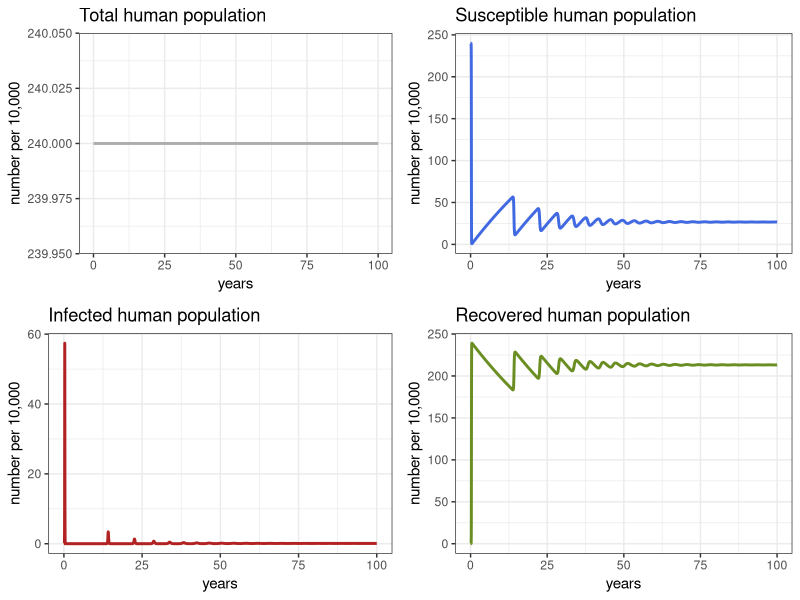
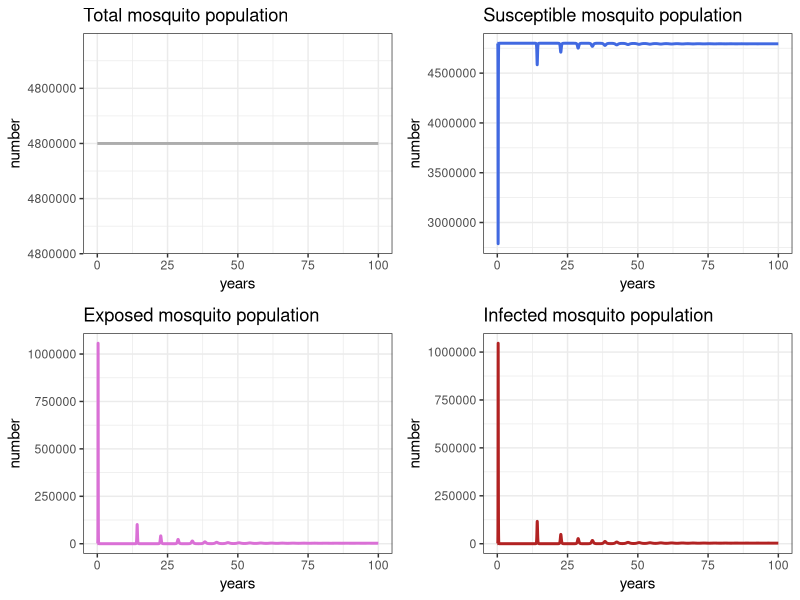
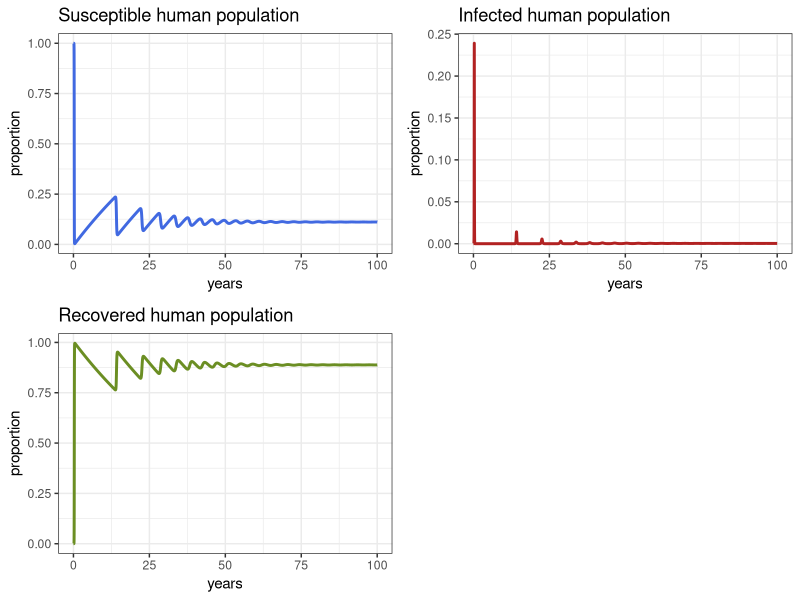
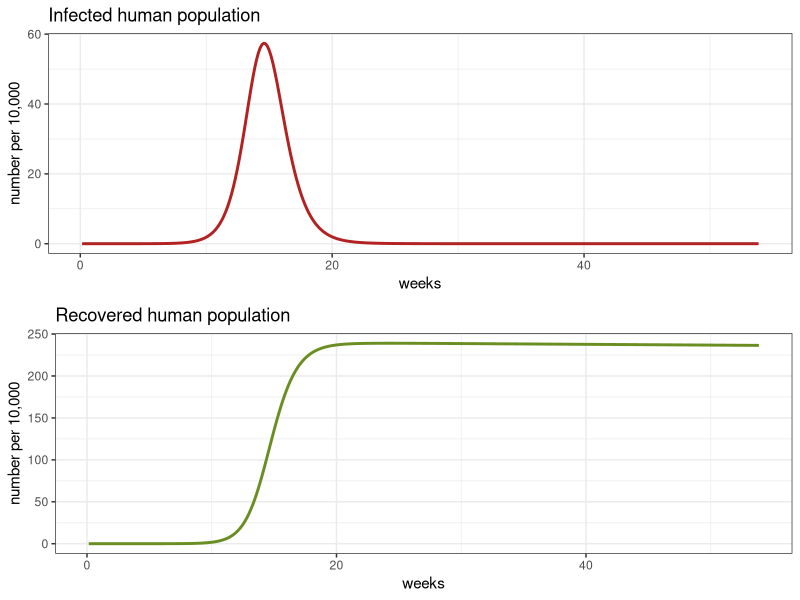

R code for these plots, in order:
## ---- chunk 1
library(knitr)

opts_chunk$set(collapse = TRUE)
full_version <- FALSE
## ---- chunk 2
library(deSolve)
library(ggplot2)
library(gridExtra)
## ---- chunk 3
# Parameters
Lv       <- 10        # life span of mosquitos (in days)
Lh       <- 50 * 365  # life span of humans (in days)
Iph      <- 7         # Infectious period in humans (in days)
IP       <- 6         # Infectious period in vectors (in days)
EIP      <- 8.4       # Extrinsic incubation period in adult mosquitos

muv      <- 1/Lv      # mortality of mosquitos
muh      <- 1/Lh      # mortality of humans
gamma    <- 1/Iph     # recovery rate in humans
delta    <- 1/EIP     # extrinsic incubation rate


# Population size
Nh       <- 2.4 * 10^6# Number of humans (Population of Cali, Colombia)
m        <- 2         # Vector to human ratio
Nv       <- m * Nh    # Number of vectors

betah    <- 0.7       # Probability of transmission from vector to host
betav    <- 0.7       # Probability of transmission from host to vector
R0       <- 3         # Reproductive number
b        <- sqrt((R0 ^2 * muv*(muv+delta) * (muh+gamma)) /
                   (m * betah * betav * delta)) # bitting rate

TIME     <- 100       # Number of years to run the simulation 


## ---- chunk 4
arbovmodel <- function(t, x, params) {
  
  Sh <- x[1]    # Susceptible humans
  Ih <- x[2]    # Infected humans
  Rh <- x[3]    # Recovered humans
  Sv <- x[4]    # Susceptible vectors
  Ev <- x[5]    # Susceptible vectors
  Iv <- x[6]    # Infected vectors
  
  with(as.list(params), # local environment to evaluate derivatives
       {
         # Humans
         dSh   <-  muh * Nh - (betah * b/Nh) * Sh * Iv - muh * Sh   
         dIh   <-  (betah * b/Nh) * Sh * Iv  - (gamma + muh) * Ih
         dRh   <-  gamma * Ih  - muh * Rh
         
         # Vectors
         dSv   <-  muv * Nv - (betav * b/Nh) * Ih * Sv - muv * Sv 
         dEv   <-  (betav * b/Nh) * Ih * Sv - (delta + muv)* Ev
         dIv   <-  delta * Ev - muv * Iv
         
         dx    <- c(dSh, dIh, dRh, dSv, dEv, dIv)
         list(dx)
       }
  )
}
## ---- chunk 5
# ----------- Solving the model
times  <- seq(1, 365 * TIME , by = 1)

# Specifying parameters
params <- c(
  muv      = muv,     
  muh      = muh,     
  gamma    = gamma,   
  delta    = delta,   
  b        = b,       
  betah    = betah,   
  betav    = betav,   
  Nh       = Nh,      
  Nv       = Nv
  
)


# Initial consitions of the system
xstart<- c(Sh = Nh ,      # Initial number of Sh at T0
           Ih = 0,        # Initial number of Ih at T0
           Rh = 0,        # Initial number of Rh at T0
           Sv = Nv-1,     # Initial number of Sv at T0
           Ev = 0,        # Initial number of Ev at T0
           Iv = 1)        # Initial number of Iv at TO

# Solving the equations
out <- as.data.frame(ode(y      = xstart,     # Initial conditions
                         times  = times,      # Times
                         fun    = arbovmodel, # Model
                         parms  = params))    # Parameters


# Creating time options to display
out$years <- out$time / 365
out$weeks <- out$time / 7
## ---- chunk 6
# Creating time options to display
out$years <- out$time / 365
out$weeks <- out$time / 7
## ---- chunk 7
# Check the general behavior of the model for the whole 100 years

p1h <- ggplot(data = out, aes(y = (Rh + Ih + Sh)/10000, x = years)) +
  geom_line(color = 'grey68', size = 1) +
  ggtitle('Total human population') +
  theme_bw() + ylab('number per 10,000')

p2h <- ggplot(data = out, aes(y = Sh/10000, x = years)) +
  geom_line(color = 'royalblue', size = 1) +
  ggtitle('Susceptible human population') +
  theme_bw() + ylab('number per 10,000')

p3h <- ggplot(data = out, aes(y = Ih/10000, x = years)) +
  geom_line(color = 'firebrick', size = 1) +
  ggtitle('Infected human population') +
  theme_bw() + ylab('number per 10,000')

p4h <- ggplot(data = out, aes(y = Rh/10000, x = years)) +
  geom_line(color = 'olivedrab', size = 1) +
  ggtitle('Recovered human population') +
  theme_bw() + ylab('number per 10,000')


grid.arrange(p1h, p2h, p3h, p4h, ncol = 2)
## ---- chunk 8
# Check the general behavior of the model 

p1v <- ggplot(data = out, aes(y = (Sv + Ev + Iv), x = years)) +
  geom_line(color = 'grey68', size = 1) +
  ggtitle('Total mosquito population') +
  theme_bw() + ylab('number')

p2v <- ggplot(data = out, aes(y = Sv, x = years)) +
  geom_line(color = 'royalblue', size = 1) +
  ggtitle('Susceptible mosquito population') +
  theme_bw() + ylab('number')

p3v <- ggplot(data = out, aes(y = Ev, x = years)) +
  geom_line(color = 'orchid', size = 1) +
  ggtitle('Exposed mosquito population') +
  theme_bw() + ylab('number')

p4v <- ggplot(data = out, aes(y = Iv, x = years)) +
  geom_line(color = 'firebrick', size = 1) +
  ggtitle('Infected mosquito population') +
  theme_bw() + ylab('number')

grid.arrange(p1v, p2v, p3v, p4v, ncol = 2)
## ---- chunk 9

p1 <- ggplot(data = out, aes(y = Sh/(Sh+Ih+Rh), x = years)) +
  geom_line(color = 'royalblue', size = 1) +
  ggtitle('Susceptible human population') +
  theme_bw() + ylab('proportion')

p2 <- ggplot(data = out, aes(y = Ih/(Sh+Ih+Rh), x = years)) +
  geom_line(color = 'firebrick', size = 1) +
  ggtitle('Infected human population') +
  theme_bw() + ylab('proportion')

p3 <- ggplot(data = out, aes(y = Rh/(Sh+Ih+Rh), x = years)) +
  geom_line(color = 'olivedrab', size = 1) +
  ggtitle('Recovered human population') +
  theme_bw() + ylab('proportion')

grid.arrange(p1, p2, p3, ncol = 2)

## ---- chunk 10
# Check the first epidemic

dat <- out[out$weeks < 54, ]

p1e <- ggplot(dat, aes(y = Ih/10000, x = weeks)) +
  geom_line(color = 'firebrick', size = 1) +
  ggtitle('Infected human population') +
  theme_bw() + ylab('number per 10,000')


p2e <- ggplot(dat, aes(y = Rh/10000, x = weeks)) +
  geom_line(color = 'olivedrab', size = 1) +
  ggtitle('Recovered human population') +
  theme_bw() + ylab('number per 10,000')


grid.arrange(p1e, p2e)
